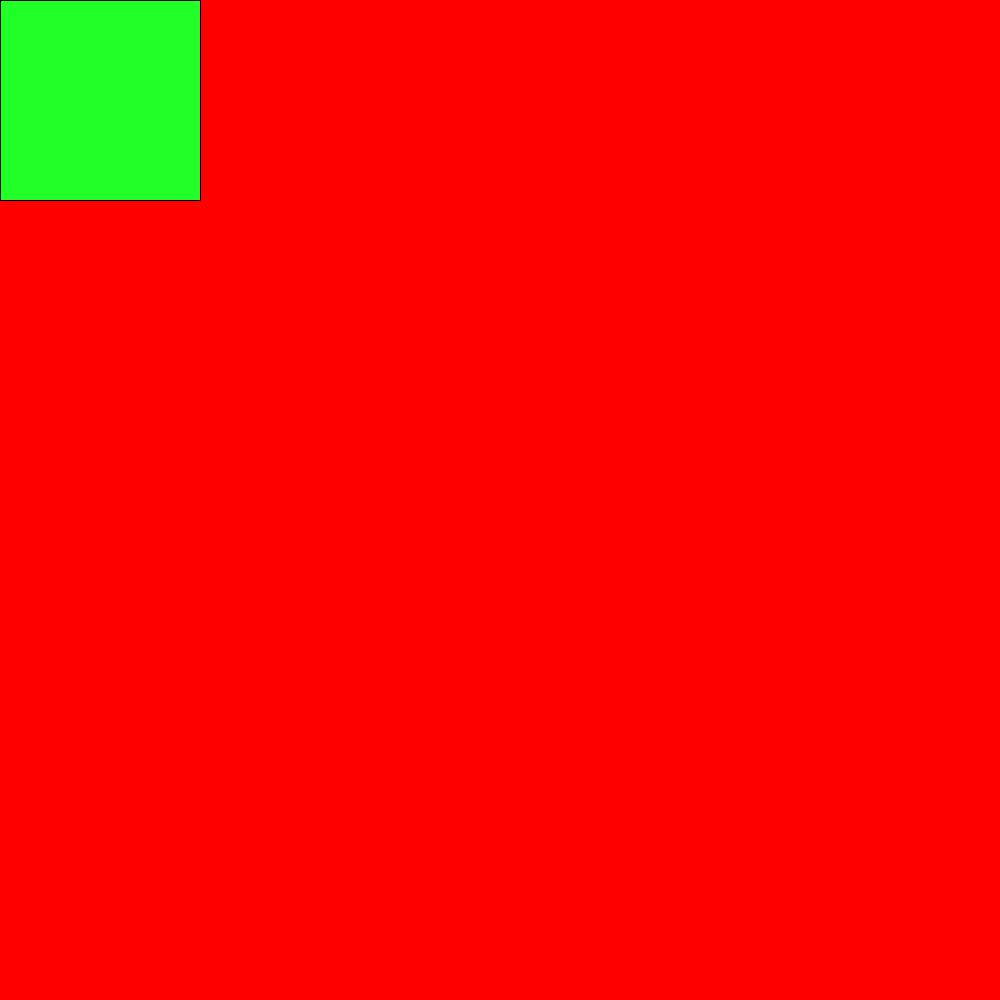
Frame 1 (no input)
Frame 60 (the mouse pressed at the canvas centre just before this capture): identical to frame 1, image omitted
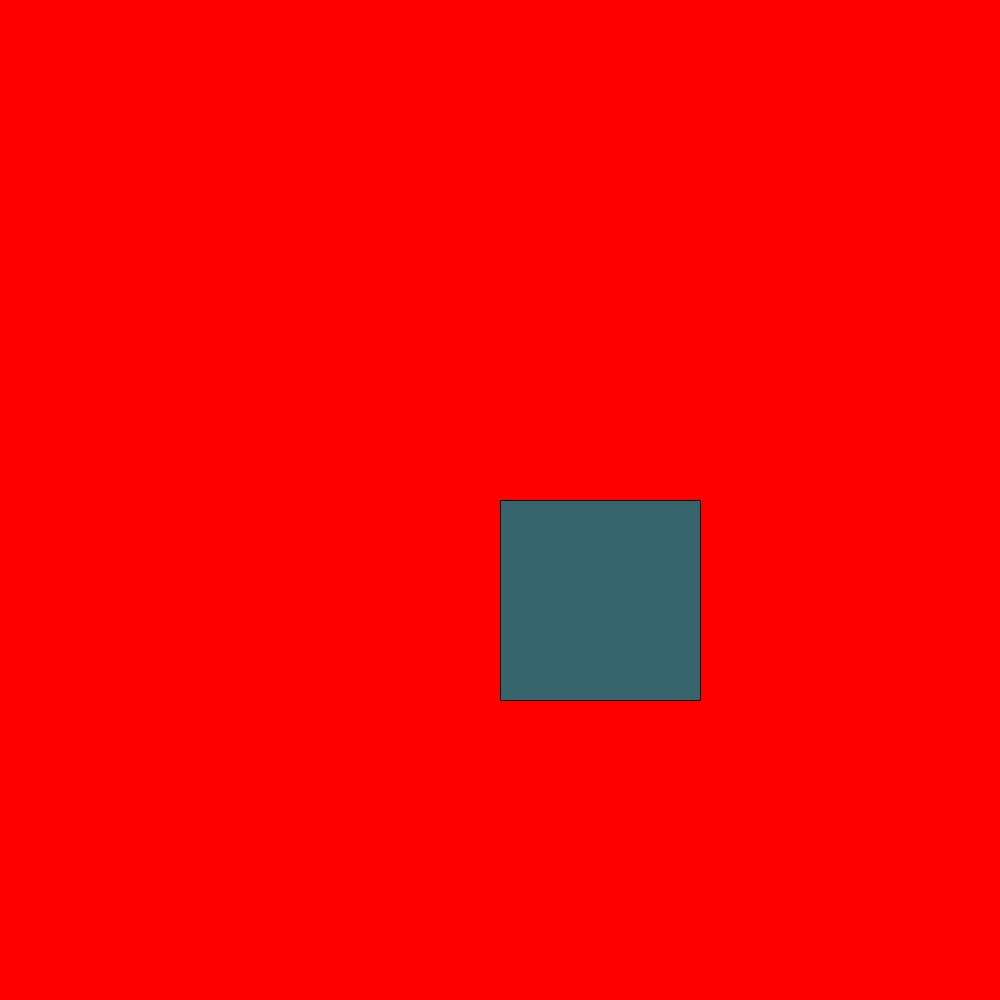
Frame 120 (the mouse held since frame 60 and released just before this capture)

The Processing sketch that drew these frames (run headless with seeded random() and noise(); from frame 60 on, the mouse is pressed at the canvas centre):

// Processing sketch: sketch_190715a
// ── sketch_190715a.pde
void setup(){
  size (1000,1000);
}
void draw(){
  if(mousePressed){
  fill(random(255),random(256),random(236));
  }
  else{
    fill(224,255,255);
  }
    background(300,0,0);
    if(mousePressed){
      fill(random(240),random(259),random(230));
    }
    else{
      fill(32,285,40);
    }
  rect(mouseX,mouseY,200,200);
}
